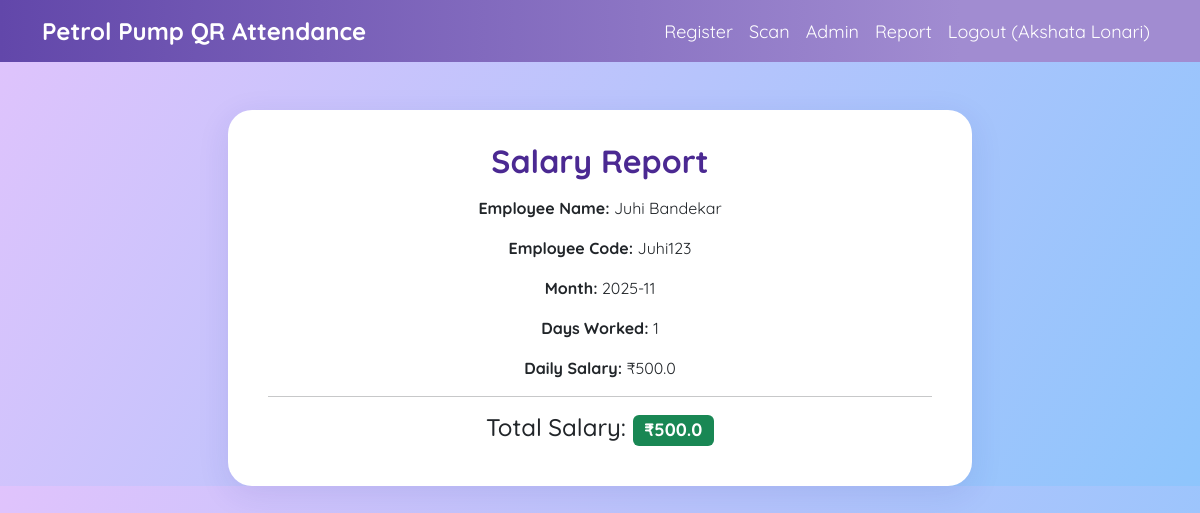
Screenshot of /salary?emp_code=Juhi123&month=2025-11 (signed in) with the database file from the repository.
### models.py (models this page shows)
class Employee(db.Model):
    id = db.Column(db.Integer, primary_key=True)
    name = db.Column(db.String(100), nullable=False)
    emp_code = db.Column(db.String(20), unique=True, nullable=False)
    qr_data = db.Column(db.String(150), unique=True, nullable=False)
    daily_salary = db.Column(db.Float, nullable=False, default=500)

### app.py (the view)
@app.route('/salary')
@admin_required
def salary():
    from sqlalchemy import func
    emp_code = request.args.get('emp_code', '')
    month = request.args.get('month', '')  # format 'YYYY-MM'
    employee = Employee.query.filter_by(emp_code=emp_code).first()
    if not employee:
        return "Employee not found"
    days_worked = db.session.query(func.count(func.distinct(Attendance.date))).filter(
        Attendance.emp_code == emp_code,
        Attendance.date.like(f"{month}%")
    ).scalar()
    total_salary = days_worked * employee.daily_salary
    return render_template('salary.html', emp=employee, days_worked=days_worked, total_salary=total_salary, month=month)

### app.py (called while the page is built)
def admin_required(f):
    @wraps(f)
    def decorated_function(*args, **kwargs):
        if not session.get('admin'):
            return redirect(url_for('login'))
        return f(*args, **kwargs)
    return decorated_function

### templates/salary.html (shortened to what this page needs)
<!DOCTYPE html>
<html>
<head>
  <link href="https://cdn.jsdelivr.net/npm/bootstrap@5.3.0/dist/css/bootstrap.min.css" rel="stylesheet">
  <link rel="stylesheet" href="{{ url_for('static', filename='style.css') }}">
</head>
<body>
  <nav class="navbar navbar-expand-lg navbar-custom mb-4">
    <div class="container">
      <a class="navbar-brand" href="/">Petrol Pump QR Attendance</a>
      <div class="collapse navbar-collapse">
        <ul class="navbar-nav ms-auto">
          <li class="nav-item"><a class="nav-link" href="/register">Register</a></li>
          <li class="nav-item"><a class="nav-link" href="/scan">Scan</a></li>
          {% if session.get('admin') %}
            <li class="nav-item"><a class="nav-link" href="/admin">Admin</a></li>
            <li class="nav-item"><a class="nav-link" href="/report">Report</a></li>
            <li class="nav-item"><a class="nav-link" href="/logout">Logout ({{ session['admin'] }})</a></li>
          {% else %}
            <li class="nav-item"><a class="nav-link" href="/login">Admin Login</a></li>
          {% endif %}
        </ul>
      </div>
    </div>
  </nav>
  <div class="container mt-5">
    <div class="col-md-8 custom-card mx-auto text-center">
      <h2 class="page-title">Salary Report</h2>
      <p><strong>Employee Name:</strong> {{ emp.name }}</p>
      <p><strong>Employee Code:</strong> {{ emp.emp_code }}</p>
      <p><strong>Month:</strong> {{ month }}</p>
      <p><strong>Days Worked:</strong> {{ days_worked }}</p>
      <p><strong>Daily Salary:</strong> ₹{{ emp.daily_salary }}</p>
      <hr>
      <h4>Total Salary: <span class="badge bg-success">₹{{ total_salary }}</span></h4>
    </div>
  </div>
</body>
</html>

### static/style.css (style rules this page uses)
body { background: linear-gradient(120deg, #e0c3fc 0%, #8ec5fc 100%); font-family: "Quicksand", sans-serif; }
.custom-card { background: #fff; border-radius: 24px; box-shadow: 0 8px 32px 0 rgba(31,38,135,0.10); padding: 2rem 2.5rem; }
.page-title { font-weight: 700; color: #4b2992; margin-bottom: 1rem; }
.navbar-custom { background: linear-gradient(90deg, #6247aa, #a18cd1 80%); }
.navbar-brand { color: #fff !important; font-weight: bold; font-size: 24px; }
.nav-link { color: #fff !important; font-size: 18px; }

### rows the page displays
Employee: name "Juhi Bandekar", emp_code "Juhi123", daily_salary "500.0"

### other values shown
{{ session['admin'] }} "Akshata Lonari"
{{ month }} "2025-11"
{{ days_worked }} "1"
{{ total_salary }} "500.0"
